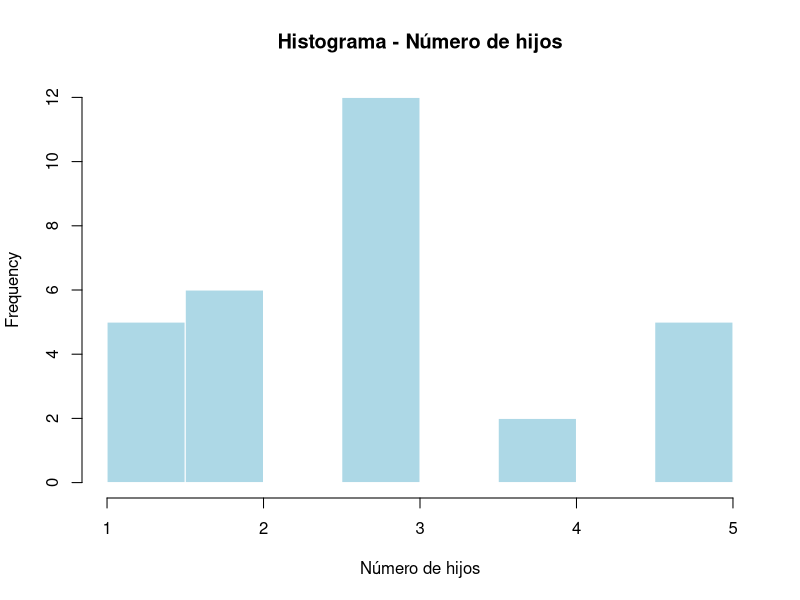
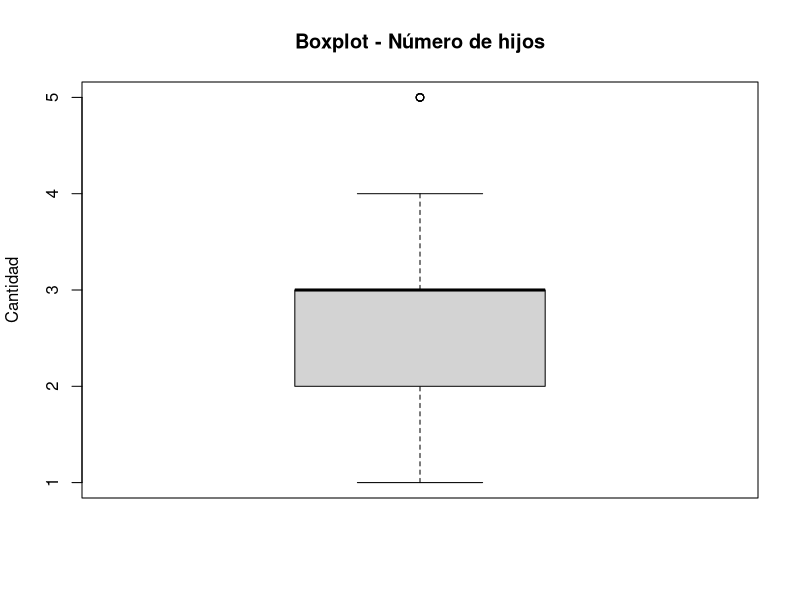
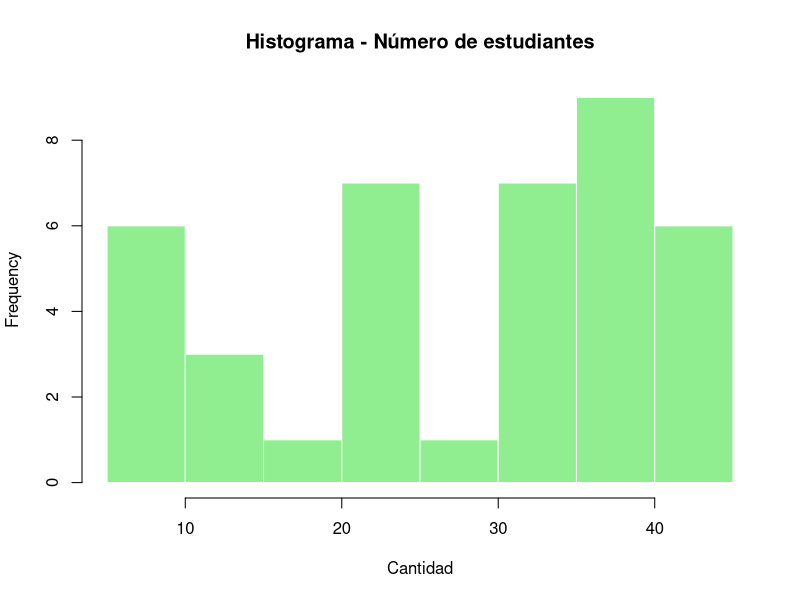
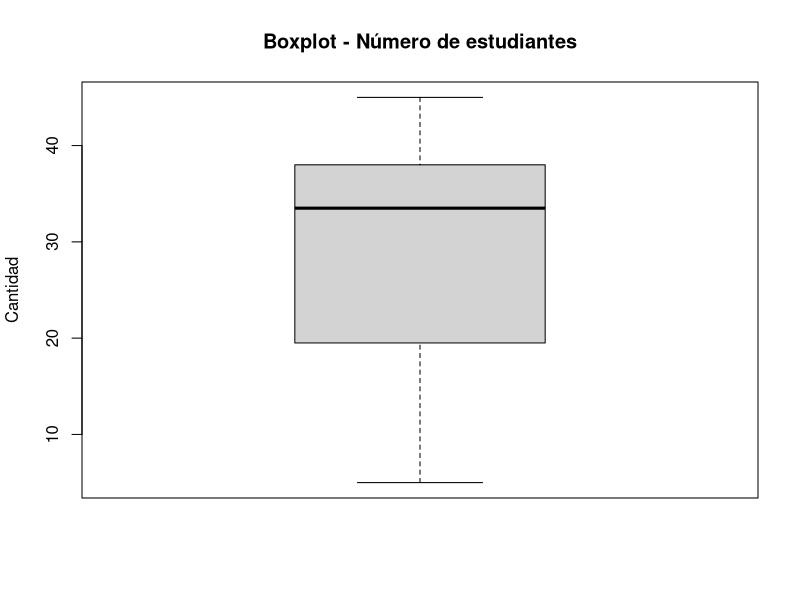
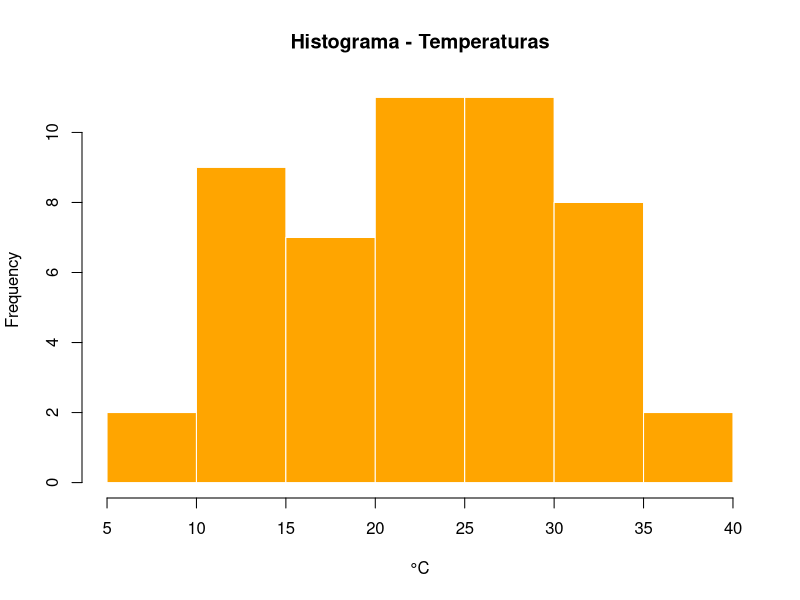
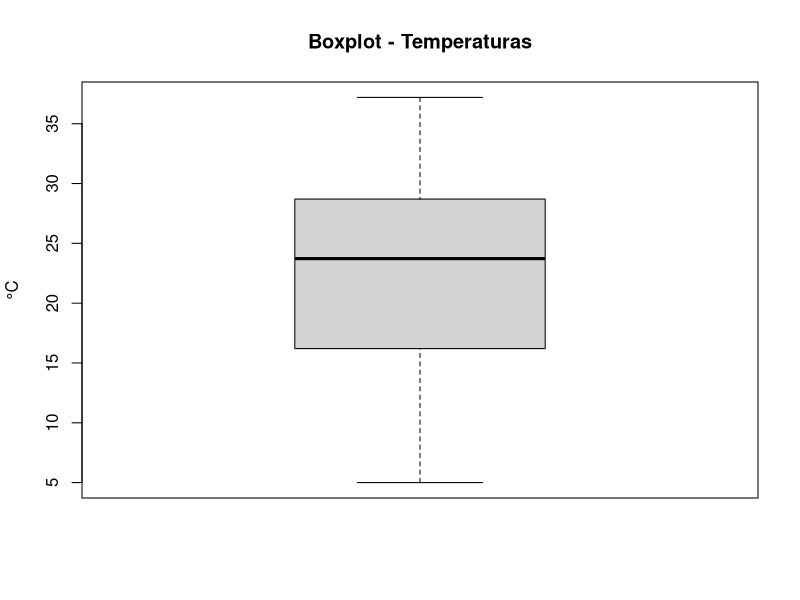
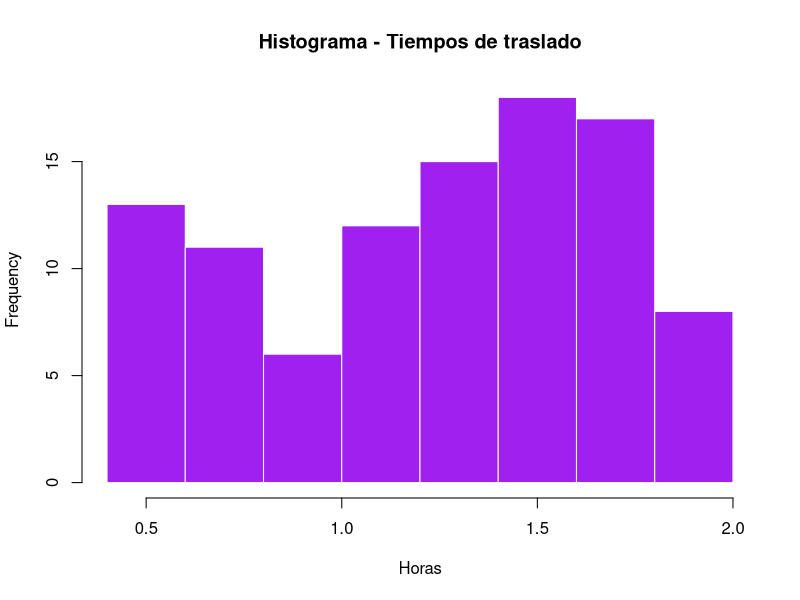
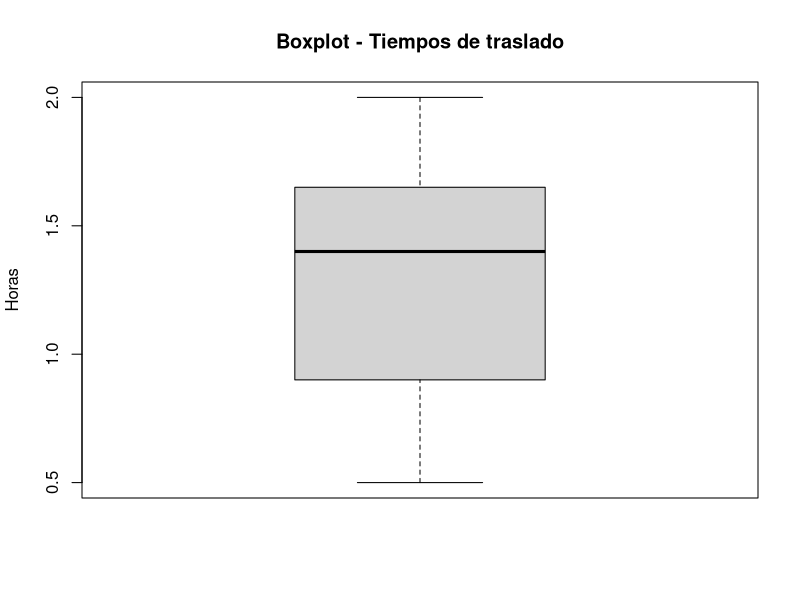

Here is the R script that generated these plots, in order:
## ---- chunk 1


## ---- chunk 2

# 1. Número de hijos
# =================================================
hijos <- c(2,2,4,4,1,3,1,3,3,3,5,2,1,5,3,3,3,3,1,3,3,2,5,5,2,5,2,3,1,3)

n_hijos <- length(hijos)
suma_hijos <- sum(hijos)
media_hijos <- mean(hijos)
mediana_hijos <- median(hijos)
moda_hijos <- as.numeric(names(sort(table(hijos), decreasing=TRUE)[1]))
var_hijos <- var(hijos)
sd_hijos <- sd(hijos)
min_hijos <- min(hijos)
max_hijos <- max(hijos)

cat("Número de hijos\n")
cat("n =", n_hijos, "Suma =", suma_hijos, "Media =", round(media_hijos,4),
    "Mediana =", mediana_hijos, "Moda(s) =", moda_hijos,
    "Varianza =", round(var_hijos,4), "Desv.Est =", round(sd_hijos,4),
    "Min =", min_hijos, "Max =", max_hijos, "\n\n")

# Tabla de desviaciones
desviacion <- hijos - media_hijos
desviacion2 <- desviacion^2
tabla_dev <- data.frame(Valor=hijos, "Desviación (x - media)"=round(desviacion,6),
                        "Desviación^2"=round(desviacion2,6))
print(tabla_dev)

# Gráficos
hist(hijos, main="Histograma - Número de hijos", xlab="Número de hijos", col="lightblue", border="white")
boxplot(hijos, main="Boxplot - Número de hijos", ylab="Cantidad")

# =================================================
# 2. Número de estudiantes en salón
# =================================================
estudiantes <- c(35,37,13,6,40,42,11,24,24,33,8,34,21,23,34,24,45,39,38,35,
                 9,39,38,45,7,35,22,28,38,6,5,45,36,18,37,45,13,31,23,43)

n_est <- length(estudiantes)
suma_est <- sum(estudiantes)
media_est <- mean(estudiantes)
mediana_est <- median(estudiantes)
moda_est <- as.numeric(names(sort(table(estudiantes), decreasing=TRUE)[1]))
var_est <- var(estudiantes)
sd_est <- sd(estudiantes)
min_est <- min(estudiantes)
max_est <- max(estudiantes)

cat("\nNúmero de estudiantes en salón\n")
cat("n =", n_est, "Suma =", suma_est, "Media =", round(media_est,4),
    "Mediana =", mediana_est, "Moda(s) =", moda_est,
    "Varianza =", round(var_est,4), "Desv.Est =", round(sd_est,4),
    "Min =", min_est, "Max =", max_est, "\n\n")

desviacion <- estudiantes - media_est
desviacion2 <- desviacion^2
tabla_dev <- data.frame(Valor=estudiantes, "Desviación (x - media)"=round(desviacion,4),
                        "Desviación^2"=round(desviacion2,4))
print(tabla_dev)

hist(estudiantes, main="Histograma - Número de estudiantes", xlab="Cantidad", col="lightgreen", border="white")
boxplot(estudiantes, main="Boxplot - Número de estudiantes", ylab="Cantidad")

# =================================================
# 3. Temperaturas (°C)
# =================================================
temperaturas <- c(20.1,23.1,30.6,32.3,31.7,5.0,21.1,27.4,21.3,29.0,19.8,15.3,28.7,25.1,
                  14.3,23.3,28.7,17.7,30.3,26.7,26.2,11.4,25.5,15.0,23.8,23.9,16.2,26.0,
                  12.7,32.8,19.2,37.2,10.3,25.0,14.9,30.9,19.0,23.64,24.1,13.1,17.6,
                  31.9,25.7,13.6,21.6,14.4,29.5,7.75,33.7,35.2)

n_temp <- length(temperaturas)
suma_temp <- sum(temperaturas)
media_temp <- mean(temperaturas)
mediana_temp <- median(temperaturas)
moda_temp <- as.numeric(names(sort(table(temperaturas), decreasing=TRUE)[1]))
var_temp <- var(temperaturas)
sd_temp <- sd(temperaturas)
min_temp <- min(temperaturas)
max_temp <- max(temperaturas)

cat("\nTemperaturas (°C)\n")
cat("n =", n_temp, "Suma =", round(suma_temp,2), "Media =", round(media_temp,4),
    "Mediana =", mediana_temp, "Moda(s) =", moda_temp,
    "Varianza =", round(var_temp,4), "Desv.Est =", round(sd_temp,4),
    "Min =", min_temp, "Max =", max_temp, "\n\n")

desviacion <- temperaturas - media_temp
desviacion2 <- desviacion^2
tabla_dev <- data.frame(Valor=temperaturas, "Desviación (x - media)"=round(desviacion,4),
                        "Desviación^2"=round(desviacion2,4))
print(tabla_dev)

hist(temperaturas, main="Histograma - Temperaturas", xlab="°C", col="orange", border="white")
boxplot(temperaturas, main="Boxplot - Temperaturas", ylab="°C")

# =================================================
# 4. Tiempos de traslado (h)
# =================================================
tiempos <- c(1.5,1.3,1.1,0.6,0.9,1.4,0.8,1.7,1.7,1.6,1.7,1.3,1.5,0.5,1.4,0.6,1.5,1.9,0.7,1.9,
             2.0,1.6,0.7,1.6,0.7,0.5,0.6,1.6,1.4,1.9,1.9,1.0,1.7,1.7,1.8,1.6,1.4,1.4,0.7,0.8,
             1.5,0.8,1.9,1.2,1.9,1.8,1.7,1.5,1.5,0.7,1.8,1.3,1.8,0.6,1.5,1.4,1.3,1.3,0.8,1.4,
             0.6,1.1,1.1,0.6,1.7,0.5,2.0,1.7,0.7,1.0,0.6,1.8,1.1,1.6,1.0,1.1,1.8,0.8,1.1,1.7,
             1.4,1.4,1.2,1.5,1.6,1.6,1.5,0.5,1.4,1.1,1.0,0.9,0.6,1.7,1.6,1.2,0.6,1.2,1.2,1.8)

n_tiempo <- length(tiempos)
suma_tiempo <- sum(tiempos)
media_tiempo <- mean(tiempos)
mediana_tiempo <- median(tiempos)
moda_tiempo <- as.numeric(names(sort(table(tiempos), decreasing=TRUE)[1]))
var_tiempo <- var(tiempos)
sd_tiempo <- sd(tiempos)
min_tiempo <- min(tiempos)
max_tiempo <- max(tiempos)

cat("\nTiempos de traslado (h)\n")
cat("n =", n_tiempo, "Suma =", suma_tiempo, "Media =", round(media_tiempo,4),
    "Mediana =", mediana_tiempo, "Moda(s) =", moda_tiempo,
    "Varianza =", round(var_tiempo,4), "Desv.Est =", round(sd_tiempo,4),
    "Min =", min_tiempo, "Max =", max_tiempo, "\n\n")

desviacion <- tiempos - media_tiempo
desviacion2 <- desviacion^2
tabla_dev <- data.frame(Valor=tiempos, "Desviación (x - media)"=round(desviacion,4),
                        "Desviación^2"=round(desviacion2,4))
print(tabla_dev)

hist(tiempos, main="Histograma - Tiempos de traslado", xlab="Horas", col="purple", border="white")
boxplot(tiempos, main="Boxplot - Tiempos de traslado", ylab="Horas")

# =================================================
# 5. Examen - Aprobado/Reprobado
# =================================================
examen <- c(rep("Reprobado",24), rep("Aprobado",23))
tabla_examen <- table(examen)
print(tabla_examen)
barplot(tabla_examen, main="Examen - Resultado", ylab="Conteo", col=c("red","green"))

# =================================================
# 6. Tipo de sangre
# =================================================
tipo_sangre <- c(rep("A-",15), rep("AB-",10), rep("AB+",11), rep("B+",10),
                 rep("O-",10), rep("O+",10), rep("B-",7), rep("A+",7))
tabla_sangre <- table(tipo_sangre)
print(tabla_sangre)
barplot(tabla_sangre, main="Tipo de sangre", ylab="Conteo", col=rainbow(length(tabla_sangre)))

## ---- chunk 3
plot(pressure)
